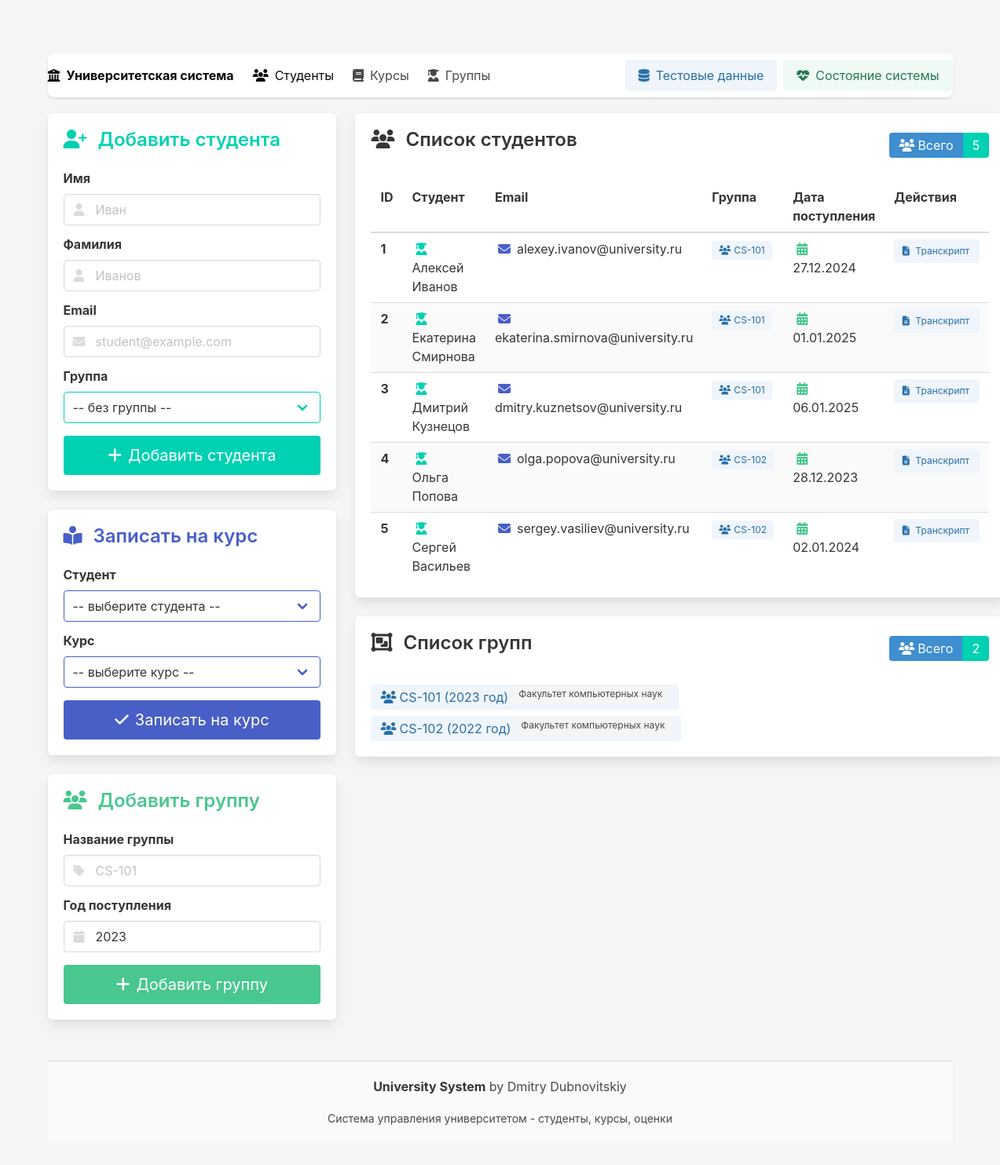
The page / on the database its author committed.
### app/models.py (models this page shows)
class Student(Base):
    __tablename__ = "students"
    id = Column(Integer, primary_key=True)
    first_name = Column(String(100), nullable=False)
    last_name = Column(String(100), nullable=False)
    email = Column(String(200), unique=True)
    group_id = Column(Integer, ForeignKey("groups.id"))
    enroll_date = Column(Date, default=date.today)
    group = relationship("Group", back_populates="students")
    enrollments = relationship("Enrollment", back_populates="student")
    grades = relationship("Grade", back_populates="student")

class Group(Base):
    __tablename__ = "groups"
    id = Column(Integer, primary_key=True)
    name = Column(String(100), nullable=False, unique=True)
    department_id = Column(Integer, ForeignKey("departments.id"))
    intake_year = Column(Integer)
    department = relationship("Department", back_populates="groups")
    students = relationship("Student", back_populates="group")
    courses = relationship("Course", back_populates="group")

class Department(Base):
    __tablename__ = "departments"
    id = Column(Integer, primary_key=True)
    name = Column(String(200), nullable=False, unique=True)
    created_at = Column(DateTime, default=datetime.utcnow)
    teachers = relationship("Teacher", back_populates="department")
    groups = relationship("Group", back_populates="department")

### app/main.py (the view)
@app.get("/", response_class=HTMLResponse)
def home(request: Request, db: Session = Depends(get_db)):
    students = db.execute(select(Student)).scalars().all()
    courses = db.execute(select(Course)).scalars().all()
    groups = db.execute(select(Group)).scalars().all()
    return templates.TemplateResponse("students.html", {
        "request": request,
        "students": students,
        "courses": courses,
        "groups": groups
    })

### app/templates/students.html (shortened to what this page needs)
{% extends "base.html" %}
{% block content %}
<div class="columns">
  <div class="column is-one-third">
    <div class="box has-shadow">
      <div class="content">
        <h3 class="title is-4 has-text-primary">
          <i class="fas fa-user-plus mr-2"></i>
          Добавить студента
        </h3>
        <form method="post" action="/students/add">
          <div class="field">
            <label class="label">Имя</label>
            <div class="control has-icons-left">
              <input class="input" name="first_name" placeholder="Иван" required/>
              <span class="icon is-small is-left">
              </span>
            </div>
          </div>
          <div class="field">
            <label class="label">Фамилия</label>
            <div class="control has-icons-left">
              <input class="input" name="last_name" placeholder="Иванов" required/>
              <span class="icon is-small is-left">
              </span>
            </div>
          </div>
          <div class="field">
            <label class="label">Email</label>
            <div class="control has-icons-left">
              <input class="input" name="email" type="email" placeholder="student@example.com"/>
              <span class="icon is-small is-left">
              </span>
            </div>
          </div>
          <div class="field">
            <label class="label">Группа</label>
            <div class="control">
              <div class="select is-fullwidth is-primary">
                <select name="group_id">
                  <option value="">-- без группы --</option>
                </select>
              </div>
            </div>
          </div>
          <div class="field mt-4">
            <div class="control">
              <button class="button is-primary is-fullwidth is-medium" type="submit">
                <i class="fas fa-plus mr-2"></i>
                Добавить студента
              </button>
            </div>
          </div>
        </form>
      </div>
    </div>
    <div class="box has-shadow mt-4">
      <div class="content">
        <h3 class="title is-4 has-text-link">
          <i class="fas fa-book-reader mr-2"></i>
          Записать на курс
        </h3>
        <form method="post" action="/enroll">
          <div class="field">
            <label class="label">Студент</label>
            <div class="control">
              <div class="select is-fullwidth is-link">
                <select name="student_id" required>
                  <option value="">-- выберите студента --</option>
                </select>
              </div>
            </div>
          </div>
          <div class="field">
            <label class="label">Курс</label>
            <div class="control">
              <div class="select is-fullwidth is-link">
                <select name="course_id" required>
                  <option value="">-- выберите курс --</option>
                </select>
              </div>
            </div>
          </div>
          <div class="field mt-4">
            <div class="control">
              <button class="button is-link is-fullwidth is-medium" type="submit">
                <i class="fas fa-check mr-2"></i>
                Записать на курс
              </button>
            </div>
          </div>
        </form>
      </div>
    </div>
    <div class="box has-shadow mt-4">
      <div class="content">
        <h3 class="title is-4 has-text-success">
          <i class="fas fa-users mr-2"></i>
          Добавить группу
        </h3>
        <form method="post" action="/groups/add">
          <div class="field">
            <label class="label">Название группы</label>
            <div class="control has-icons-left">
              <input class="input" name="name" placeholder="CS-101" required/>
              <span class="icon is-small is-left">
              </span>
            </div>
          </div>
          <div class="field">
            <label class="label">Год поступления</label>
            <div class="control has-icons-left">
              <input class="input" name="intake_year" type="number" min="2000" max="2030" value="2023" required/>
              <span class="icon is-small is-left">
              </span>
            </div>
          </div>
          <div class="field mt-4">
            <div class="control">
              <button class="button is-success is-fullwidth is-medium" type="submit">
                <i class="fas fa-plus mr-2"></i>
                Добавить группу
              </button>
            </div>
          </div>
        </form>
      </div>
    </div>
  </div>
  <div class="column">
    <div class="box has-shadow">
      <div class="content">
        <div class="level">
          <div class="level-left">
            <h3 class="title is-4">
              <i class="fas fa-users mr-2"></i>
              Список студентов
            </h3>
          </div>
          <div class="level-right">
            <div class="tags has-addons">
              <span class="tag is-info is-medium">
                <i class="fas fa-users mr-1"></i>
                Всего
              </span>
              <span class="tag is-primary is-medium">
                {{students|length}}
              </span>
            </div>
          </div>
        </div>
        {% if students %}
        <div class="table-container">
          <table class="table is-fullwidth is-striped is-hoverable">
            <thead>
              <tr>
                <th>ID</th>
                <th>Студент</th>
                <th>Email</th>
                <th>Группа</th>
                <th>Дата поступления</th>
                <th>Действия</th>
              </tr>
            </thead>
            <tbody>
              {% for s in students %}
              <tr>
                <td><strong>{{s.id}}</strong></td>
                <td>
                  <span class="icon-text">
                    <span class="icon">
                      <i class="fas fa-user-graduate has-text-primary"></i>
                    </span>
                    <span>{{s.first_name}} {{s.last_name}}</span>
                  </span>
                </td>
                <td>
                  {% if s.email %}
                    <span class="icon-text">
                      <span class="icon">
                        <i class="fas fa-envelope has-text-link"></i>
                      </span>
                      <span>{{s.email}}</span>
                    </span>
                  {% else %}
                    <span class="tag is-light">Нет email</span>
                  {% endif %}
                </td>
                <td>
                  {% if s.group %}
                    <span class="tag is-info is-light">
                      <i class="fas fa-users mr-1"></i>
                      {{s.group.name}}
                    </span>
                  {% else %}
                    <span class="tag is-light">Не назначена</span>
                  {% endif %}
                </td>
                <td>
                  {% if s.enroll_date %}
                    <span class="icon-text">
                      <span class="icon">
                        <i class="fas fa-calendar-alt has-text-success"></i>
                      </span>
                      <span>{{s.enroll_date.strftime('%d.%m.%Y')}}</span>
                    </span>
                  {% else %}
                    <span class="tag is-light">-</span>
                  {% endif %}
                </td>
                <td>
                  <a class="button is-small is-info is-light" href="/transcript/{{s.id}}">
                    <span class="icon">
                      <i class="fas fa-file-alt"></i>
                    </span>
                    <span>Транскрипт</span>
                  </a>
                </td>
              </tr>
              {% endfor %}
            </tbody>
          </table>
        </div>
        {% else %}
        <div class="notification is-warning is-light">
          <i class="fas fa-exclamation-triangle mr-2"></i>
          Нет студентов. Добавьте первого студента!
        </div>
        {% endif %}
      </div>
    </div>
    <div class="box has-shadow mt-4">
      <div class="content">
        <div class="level">
          <div class="level-left">
            <h3 class="title is-4">
              <i class="fas fa-object-group mr-2"></i>
              Список групп
            </h3>
          </div>
          <div class="level-right">
            <div class="tags has-addons">
              <span class="tag is-info is-medium">
                <i class="fas fa-users mr-1"></i>
                Всего
              </span>
              <span class="tag is-primary is-medium">
                {{groups|length}}
              </span>
            </div>
          </div>
        </div>
        {% if groups %}
        <div class="tags">
          {% for group in groups %}
          <span class="tag is-medium is-info is-light">
            <i class="fas fa-users mr-1"></i>
            {{group.name}} ({{group.intake_year}} год)
            {% if group.department %}
              <span class="tag is-light ml-1">{{group.department.name}}</span>
            {% endif %}
          </span>
          {% endfor %}
        </div>
        {% else %}
        <div class="notification is-warning is-light">
          <i class="fas fa-exclamation-triangle mr-2"></i>
          Нет групп. Добавьте первую группу!
        </div>
        {% endif %}
      </div>
    </div>
  </div>
</div>
{% endblock %}

### app/templates/base.html (shortened to what this page needs)
<!DOCTYPE html>
<html lang="ru">
<head>
  <link rel="stylesheet" href="https://cdn.jsdelivr.net/npm/bulma@0.9.4/css/bulma.min.css">
  <link rel="stylesheet" href="https://cdnjs.cloudflare.com/ajax/libs/font-awesome/6.4.0/css/all.min.css">
</head>
<body>
<section class="section">
  <div class="container">
    <nav class="navbar" role="navigation" aria-label="main navigation">
      <div class="navbar-brand">
        <a class="navbar-item" href="/">
          <i class="fas fa-university mr-2"></i>
          <strong>Университетская система</strong>
        </a>
      </div>
      <div class="navbar-menu">
        <div class="navbar-start">
          <a class="navbar-item" href="/">
            <i class="fas fa-users mr-2"></i>
            Студенты
          </a>
          <a class="navbar-item" href="/courses">
            <i class="fas fa-book mr-2"></i>
            Курсы
          </a>
          <a class="navbar-item" href="/groups">
            <i class="fas fa-user-graduate mr-2"></i>
            Группы
          </a>
        </div>
        <div class="navbar-end">
          <div class="navbar-item">
            <div class="buttons">
              <a href="/init-data" class="button is-info is-light">
                <i class="fas fa-database mr-2"></i>
                Тестовые данные
              </a>
              <a href="/health" class="button is-success is-light">
                <i class="fas fa-heartbeat mr-2"></i>
                Состояние системы
              </a>
            </div>
          </div>
        </div>
      </div>
    </nav>
    {% block content %}{% endblock %}
    <footer class="footer">
      <div class="content has-text-centered">
        <p>
          <strong>University System</strong> by Dmitry Dubnovitskiy
        </p>
        <p>
          <small>Система управления университетом - студенты, курсы, оценки</small>
        </p>
      </div>
    </footer>
  </div>
</section>
</body>
</html>

### app/templates/base.html (style rules this page uses)
body { padding-top: 20px; background-color: #f5f5f5; min-height: 100vh; }
.container { max-width: 1200px; }
.navbar { border-radius: 8px; margin-bottom: 20px; box-shadow: 0 2px 3px rgba(10,10,10,.1); }
.footer { margin-top: 40px; padding: 20px 0; background-color: #fafafa; border-top: 1px solid #dbdbdb; }
.table td, .table th { vertical-align: middle; }

### rows shown on the page
Student: id "1", first_name "Алексей", last_name "Иванов", email "alexey.ivanov@university.ru", group.name "CS-101", enroll_date "27.12.2024"
Student: id "2", first_name "Екатерина", last_name "Смирнова", email "ekaterina.smirnova@university.ru", group.name "CS-101", enroll_date "01.01.2025"
Student: id "3", first_name "Дмитрий", last_name "Кузнецов", email "dmitry.kuznetsov@university.ru", group.name "CS-101", enroll_date "06.01.2025"
Student: id "4", first_name "Ольга", last_name "Попова", email "olga.popova@university.ru", group.name "CS-102", enroll_date "28.12.2023"
Student: id "5", first_name "Сергей", last_name "Васильев", email "sergey.vasiliev@university.ru", group.name "CS-102", enroll_date "02.01.2024"
Group: name "CS-101", intake_year "2023", department.name "Факультет компьютерных наук"
Group: name "CS-102", intake_year "2022", department.name "Факультет компьютерных наук"

### other values the page prints
{{ students|length }} "5"
{{ groups|length }} "2"
